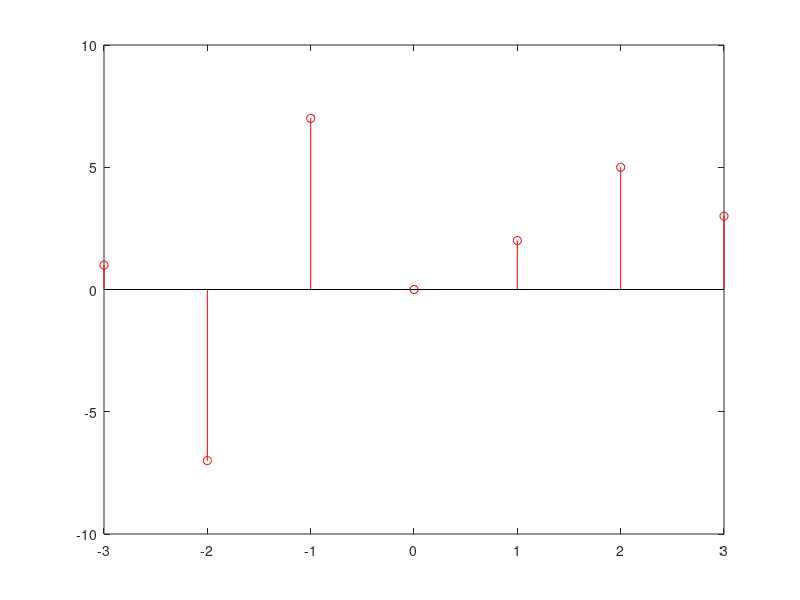

This chart was generated by the following MATLAB code:
clc;
close all;
clear all;

%x[n] = {3,5,-2,2,4,-7,1}
%x[2n] = {3,-2,4}
%x[-n] = {1,-7,4,2,-2,5,3}

n = -3:1:3;

x2n = [0,0,3,-2,4,0,0];
xn =  [1,-7,4,2,-2,5,3];

y = x2n + xn;

stem(n,y,"r");